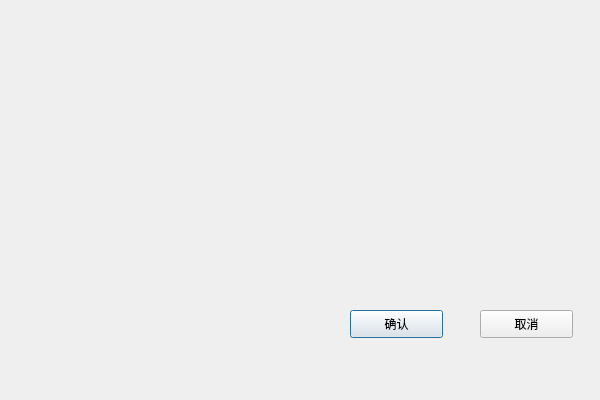
<?xml version="1.0" encoding="UTF-8"?>
<ui version="4.0">
 <class>RopeWindowClass</class>
 <widget class="QDialog" name="RopeWindowClass">
  <property name="geometry">
   <rect>
    <x>0</x>
    <y>0</y>
    <width>600</width>
    <height>400</height>
   </rect>
  </property>
  <property name="windowTitle">
   <string>RopeWindow</string>
  </property>
  <widget class="QPushButton" name="buttonSure">
   <property name="geometry">
    <rect>
     <x>350</x>
     <y>310</y>
     <width>93</width>
     <height>28</height>
    </rect>
   </property>
   <property name="text">
    <string>确认</string>
   </property>
  </widget>
  <widget class="QPushButton" name="pushButton_2">
   <property name="geometry">
    <rect>
     <x>480</x>
     <y>310</y>
     <width>93</width>
     <height>28</height>
    </rect>
   </property>
   <property name="text">
    <string>取消</string>
   </property>
  </widget>
 </widget>
 <layoutdefault spacing="6" margin="11"/>
 <resources/>
 <connections/>
</ui>
